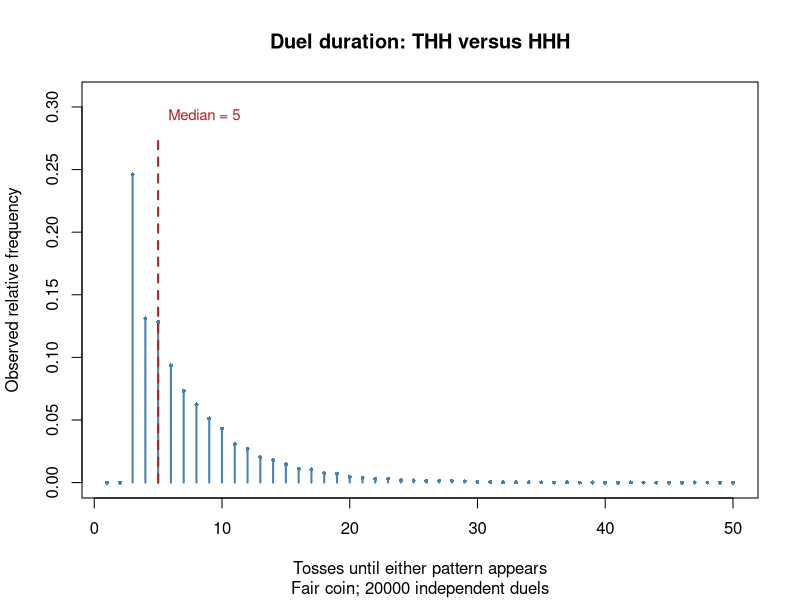
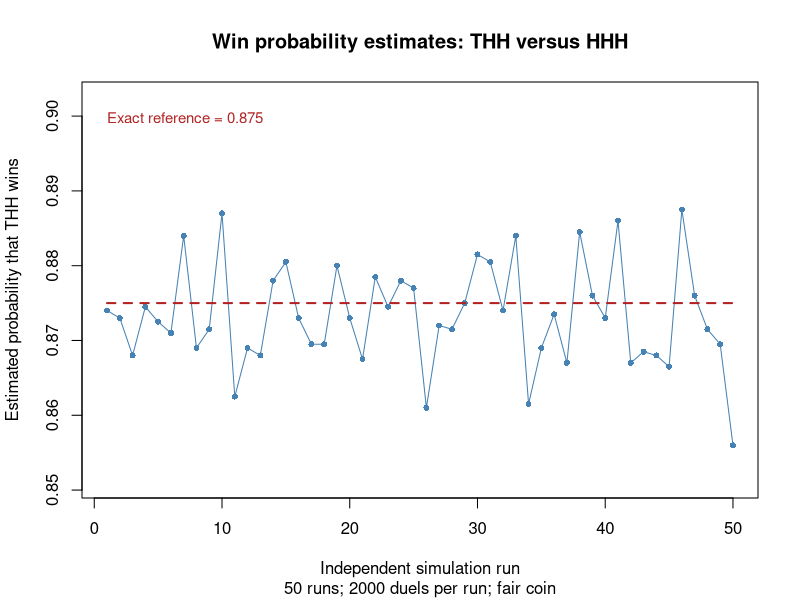

These figures' R source, in order:
#Group members:
#Ruiqi Wang s2930743
#Zirui Guo s2948295
#Tong Shen s2939003
#
#Contributions:
#Tong Shen (33.3%): Implemented Tasks 1-3.
#Ruiqi Wang (33.3%): Implemented Task 4-5.
#Tong Shen (33.3%): Implemented Task 6-7.
#All members contributed to the GitHub repository setup, code review, and debugging.
#
# Sequence duels and the perils of independence
#
# Heads is 1 and tails is 0. The chance of heads is p.
# Each toss is independent of the other tosses.
# Two players watch the same sequence and choose different patterns.
# Their patterns have the same length. The first completed pattern wins.
#
# This program finds patterns, simulates duels, and calculates waiting times.
# It compares all patterns of length three and finds best replies and cycles.
# It also makes two plots and repeats the experiments for biased coins.
#
# Only base R is needed. All functions are defined before the experiments.
# The plots are saved in sequence_duels.pdf in the current working directory.

# In several runuings, total running time is around 7s.

check_pattern <- function(a) {
  # Purpose: check that a pattern is a non-empty binary vector.
  # Inputs: a, the pattern to check.
  # Output: invisible NULL, or an error message.
  # Approach: check the type, length, missing values, and allowed values.
  
  if (!(is.numeric(a) || is.logical(a)) || !is.null(dim(a)) ||
      length(a) == 0 || anyNA(a) || any(!(a %in% c(0, 1)))) {
    stop("A pattern must be a non-empty vector containing only 0 and 1.")
  }
  invisible(NULL)
}


firsthit <- function(x, a) {
  # Purpose: find the first complete match of a in x.
  # Inputs: x, a binary vector which may be empty; a, a non-empty pattern.
  # Output: the end position of the first match, or NA_integer_.
  # Approach: move a window through x and stop at its first full match.
  
  check_pattern(a)
  if (!(is.numeric(x) || is.logical(x)) || !is.null(dim(x)) ||
      anyNA(x) || any(!(x %in% c(0, 1)))) {
    stop("x must be a vector containing only 0 and 1.")
  }
  k <- length(a)
  
  # A short sequence cannot contain a full pattern.
  if (length(x) < k) return(NA_integer_)
  
  # last is the end of the window, not its start.
  for (last in seq.int(k, length(x))) {
    if (all(x[(last - k + 1):last] == a)) return(last)
  }
  NA_integer_
}


check_simulation <- function(p, nreps) {
  # Purpose: check the probability and the number of experiments.
  # Inputs: p, the heads probability; nreps, the number of experiments.
  # Output: invisible NULL, or an error message.
  # Approach: allow a finite probability and a positive integer count.
  
  if (!is.numeric(p) || length(p) != 1 || !is.finite(p) ||
      p <= 0 || p >= 1) {
    stop("p must be a single probability strictly between 0 and 1.")
  }
  if (!is.numeric(nreps) || length(nreps) != 1 || !is.finite(nreps) ||
      nreps < 1 || nreps != floor(nreps)) {
    stop("nreps must be a positive integer.")
  }
  invisible(NULL)
}


simulate_hits <- function(a, b = NULL, p = 0.5, nreps = 1) {
  # Purpose: simulate pattern matches for many independent experiments.
  # Inputs: pattern a, optional pattern b, probability p, and nreps.
  # Output: a matrix with columns winner and tosses.
  # Approach: generate blocks of tosses and continue unfinished rows.
  #
  # Each row is one experiment. Both patterns use the same row.
  # Winner is 1 for a and 0 for b.
  # With no b, the function waits only for a and winner is always 1.
  
  check_pattern(a)
  check_simulation(p, nreps)
  if (!is.null(b)) {
    check_pattern(b)
    if (length(a) != length(b) || all(a == b)) {
      stop("Duel patterns must be distinct and have the same length.")
    }
  }
  
  k <- length(a)
  block_size <- 32L
  result <- matrix(NA_integer_, nrow = nreps, ncol = 2,
                   dimnames = list(NULL, c("winner", "tosses")))
  
  # Keep the original row numbers when finished rows are removed.
  active <- seq_len(nreps)
  
  # The first history is padding, not real tosses.
  # When k is 1, this matrix has zero columns.
  history <- matrix(0L, nrow = nreps, ncol = k - 1)
  elapsed <- 0L
  
  # There is no fixed total length.
  # Each experiment continues until a pattern really appears.
  while (length(active) > 0) {
    tosses <- matrix(rbinom(length(active) * block_size, size = 1, prob = p),
                     nrow = length(active), ncol = block_size)
    
    # A pattern may start in an old block and finish in the new block.
    # Keeping k-1 previous tosses allows these matches.
    buffer <- cbind(history, tosses)
    match_a <- matrix(TRUE, nrow = length(active), ncol = block_size)
    match_b <- matrix(!is.null(b), nrow = length(active), ncol = block_size)
    
    # Each column describes a possible pattern ending in the new block.
    # All positions must match before a full window is accepted.
    for (j in seq_len(k)) {
      window_toss <- buffer[, j:(j + block_size - 1), drop = FALSE]
      match_a <- match_a & window_toss == a[j]
      if (!is.null(b)) match_b <- match_b & window_toss == b[j]
    }
    matches <- match_a | match_b
    
    # Do not count a window that still uses the initial padding.
    # This also works when the pattern is longer than one block.
    incomplete <- min(block_size, k - 1 - elapsed)
    if (incomplete > 0) matches[, seq_len(incomplete)] <- FALSE
    
    # TRUE is larger than FALSE, so its first maximum is the first hit.
    # A row with no TRUE still has a maximum. Check the selected value.
    first <- max.col(matches, ties.method = "first")
    finished <- matches[cbind(seq_len(length(active)), first)]
    hit <- which(finished)
    if (length(hit) > 0) {
      result[active[hit], "winner"] <-
        as.integer(match_a[cbind(hit, first[hit])])
      result[active[hit], "tosses"] <- elapsed + first[hit]
    }
    
    # Keep the last k-1 values only for unfinished experiments.
    # drop = FALSE keeps a matrix when only one row remains.
    # seq_len(0) gives zero history columns when k is 1.
    history <- buffer[!finished, block_size + seq_len(k - 1), drop = FALSE]
    active <- active[!finished]
    elapsed <- elapsed + block_size
  }
  result
}


duel <- function(a, b, p = 0.5) {
  # Purpose: run one duel between two patterns.
  # Inputs: different equal-length patterns a and b, and probability p.
  # Output: a named vector containing winner and tosses.
  # Approach: take one row from the shared simulation function.
  
  simulate_hits(a, b, p, nreps = 1)[1, ]
}


pwin <- function(a, b, p = 0.5, nreps = 10000) {
  # Purpose: estimate the chance that a wins against b.
  # Inputs: different equal-length patterns a and b, p, and nreps.
  # Output: the estimated probability that a wins.
  # Approach: average the winner values from the shared simulator.
  
  results <- simulate_hits(a, b, p, nreps)
  mean(results[, "winner"])
}


ewait <- function(a, p = 0.5) {
  # Purpose: calculate the exact mean waiting time for one pattern.
  # Inputs: pattern a and heads probability p.
  # Output: the expected number of tosses until a first appears.
  # Approach: compare each prefix with the suffix of the same length.
  # For every match, add the inverse of the prefix probability.
  # This function uses no random numbers.
  
  check_pattern(a)
  check_simulation(p, 1)
  k <- length(a)
  expected <- 0
  
  # An overlap allows the end of one copy to help start another copy.
  for (j in seq_len(k)) {
    prefix <- a[seq_len(j)]
    suffix <- a[(k - j + 1):k]
    if (all(prefix == suffix)) {
      heads <- sum(prefix)
      probability <- p^heads * (1 - p)^(j - heads)
      expected <- expected + 1 / probability
    }
  }
  
  # The full pattern always matches itself, so j = k is included.
  expected
}


all_patterns <- function(k = 3) {
  # Purpose: make all binary patterns of length k.
  # Inputs: k, a positive integer.
  # Output: a matrix with one pattern per row and H/T row names.
  # Approach: read binary digits from the integers 0 to 2^k - 1.
  #
  # For k = 3, the row order is:
  # TTT, TTH, THT, THH, HTT, HTH, HHT, HHH.
  
  if (!is.numeric(k) || length(k) != 1 || !is.finite(k) ||
      k < 1 || k != floor(k)) {
    stop("k must be a positive integer.")
  }
  patterns <- matrix(0L, nrow = 2^k, ncol = k)
  ids <- 0:(2^k - 1)
  labels <- rep("", nrow(patterns))
  
  # Read the largest binary place first to keep the required order.
  for (j in seq_len(k)) {
    patterns[, j] <- (ids %/% 2^(k - j)) %% 2
    labels <- paste0(labels, ifelse(patterns[, j] == 1, "H", "T"))
  }
  rownames(patterns) <- labels
  patterns
}


pmat <- function(k = 3, p = 0.5, nreps = 10000) {
  # Purpose: estimate the win probability for every pair of patterns.
  # Inputs: pattern length k, heads probability p, and nreps per pair.
  # Output: a win matrix P with H/T row names and column names.
  # Approach: simulate each pair once and use the opposite result.
  #
  # P[i, j] is the chance that row pattern i beats column pattern j.
  # A pattern does not play itself, so the diagonal stays NA.
  
  check_simulation(p, nreps)
  patterns <- all_patterns(k)
  n <- nrow(patterns)
  P <- matrix(NA_real_, nrow = n, ncol = n,
              dimnames = list(rownames(patterns), rownames(patterns)))
  
  # Different equal-length patterns cannot finish on the same toss.
  # Their two win probabilities therefore add to one.
  for (i in seq_len(n - 1)) {
    for (j in seq.int(i + 1, n)) {
      P[i, j] <- pwin(patterns[i, ], patterns[j, ], p, nreps)
      P[j, i] <- 1 - P[i, j]
    }
  }
  P
}


best_replies <- function(P) {
  # Purpose: find a best reply to each opponent.
  # Inputs: a win probability matrix P.
  # Output: a table of opponents, replies, and estimated probabilities.
  # Approach: find the largest probability in each opponent's column.
  #
  # which.max ignores the diagonal NA.
  # If estimates tie, the first row with that value is selected.
  
  reply <- integer(ncol(P))
  for (j in seq_len(ncol(P))) reply[j] <- which.max(P[, j])
  data.frame(
    opponent = colnames(P),
    best_reply = rownames(P)[reply],
    win_probability = round(P[cbind(reply, seq_len(ncol(P)))], 4),
    row.names = NULL
  )
}


balanced_pairs <- function(P, tolerance = 0.02) {
  # Purpose: find pairs with estimated chances close to one half.
  # Inputs: win matrix P and the allowed distance from 0.5.
  # Output: a table containing each selected pair once.
  # Approach: check only the upper triangle of P.
  #
  # This rule finds approximate balance in the simulation.
  # It does not prove that the exact probability is 0.5.
  
  pairs <- which(upper.tri(P) & abs(P - 0.5) <= tolerance, arr.ind = TRUE)
  data.frame(
    pattern_a = rownames(P)[pairs[, 1]],
    pattern_b = colnames(P)[pairs[, 2]],
    probability_a_wins = round(P[pairs], 4),
    row.names = NULL
  )
}


find_cycle <- function(P, margin = 0.05) {
  # Purpose: find a shortest cycle of clear wins.
  # Inputs: win matrix P and a margin above 0.5.
  # Output: node numbers for a closed cycle, or integer(0).
  # Approach: use breadth-first search from every start node.
  #
  # An arrow goes from a winner to the opponent it beats.
  # The default rule needs an estimated probability above 0.55.
  # The cycle length is found by the search, not chosen in advance.
  
  n <- nrow(P)
  shortest <- integer(0)
  for (start in seq_len(n)) {
    queue <- start
    
    # An NA parent means that the node has not been visited.
    # The start is already visited and must not enter the queue again.
    parent <- rep(NA_integer_, n)
    parent[start] <- 0L
    position <- 1L
    
    while (position <= length(queue)) {
      current <- queue[position]
      position <- position + 1L
      neighbours <- which(P[current, ] > 0.5 + margin)
      
      # The queue visits shorter paths first.
      # An edge back to start closes a shortest cycle for this start.
      if (current != start && start %in% neighbours) {
        path <- current
        while (path[1] != start) path <- c(parent[path[1]], path)
        path <- c(path, start)
        if (length(shortest) == 0 || length(path) < length(shortest)) {
          shortest <- path
        }
        break
      }
      
      # Each node gets a parent only once.
      # Internal nodes in the final path therefore do not repeat.
      for (next_node in neighbours) {
        if (is.na(parent[next_node])) {
          parent[next_node] <- current
          queue <- c(queue, next_node)
        }
      }
    }
  }
  shortest
}


show_cycle <- function(P, margin = 0.05) {
  # Purpose: print a shortest cycle and its edge probabilities.
  # Inputs: win matrix P and a margin above 0.5.
  # Output: printed results and invisible NULL.
  # Approach: call find_cycle and read the selected edges from P.
  
  cycle <- find_cycle(P, margin)
  if (length(cycle) == 0) {
    cat("No cycle detected with every win probability above", 0.5 + margin, "\n")
    return(invisible(NULL))
  }
  cat("Shortest detected cycle:",
      paste(rownames(P)[cycle], collapse = " -> "), "\n")
  
  # The last node repeats the first node to close the path.
  from <- head(cycle, -1)
  to <- tail(cycle, -1)
  print(data.frame(
    winner = rownames(P)[from], opponent = colnames(P)[to],
    win_probability = round(P[cbind(from, to)], 4), row.names = NULL
  ))
  invisible(NULL)
}


same_wait_example <- function(P, waits) {
  # Purpose: find equal waiting times with different duel chances.
  # Inputs: win matrix P and exact waiting times in matching row order.
  # Output: one comparison row, or NULL if no equal waits exist.
  # Approach: find equal waits and select the largest win gap.
  #
  # A small tolerance allows for numerical rounding.
  
  difference <- abs(outer(waits, waits, "-"))
  pairs <- which(upper.tri(P) & difference < 1e-10, arr.ind = TRUE)
  if (nrow(pairs) == 0) return(NULL)
  pair <- pairs[which.max(abs(P[pairs] - 0.5)), ]
  
  # Put the estimated winner first in the table.
  if (P[pair[1], pair[2]] < 0.5) pair <- rev(pair)
  data.frame(
    winner = rownames(P)[pair[1]], opponent = colnames(P)[pair[2]],
    expected_wait_both = waits[pair[1]],
    win_probability = round(P[pair[1], pair[2]], 4), row.names = NULL
  )
}


coin_summary <- function(P, p, reference) {
  # Purpose: compare one coin with the fair-coin results.
  # Inputs: win matrix P, probability p, and a reference win matrix.
  # Output: one row with reply changes, win range, and cycle length.
  # Approach: use the best reply and cycle functions on the results.
  
  replies <- best_replies(P)
  reference_replies <- best_replies(reference)
  cycle <- find_cycle(P)
  
  # Use unrounded probabilities to calculate the range.
  best_probabilities <- numeric(ncol(P))
  for (j in seq_len(ncol(P))) {
    best_probabilities[j] <- max(P[, j], na.rm = TRUE)
  }
  
  # NA means no cycle was found at the chosen cutoff.
  cycle_length <- if (length(cycle) == 0) NA_integer_ else length(cycle) - 1L
  
  data.frame(
    p = p,
    changed_replies = sum(replies$best_reply != reference_replies$best_reply),
    lowest_best_win = round(min(best_probabilities), 4),
    highest_best_win = round(max(best_probabilities), 4),
    shortest_cycle_edges = cycle_length,
    row.names = NULL
  )
}


# All experiments start here.
# Set the seed once. Later experiments use new random numbers.
run_start <- proc.time()[["elapsed"]]
set.seed(27)

# These examples can be checked by hand.
# The last sequence has two matches, but only the first end is returned.
examples <- data.frame(
  stream = c("HTTHTHH", "TTTT", "HT", "HTHTH"),
  pattern = rep("HTH", 4), expected = c(6, NA, NA, 3),
  observed = c(firsthit(c(1, 0, 0, 1, 0, 1, 1), c(1, 0, 1)),
               firsthit(c(0, 0, 0, 0), c(1, 0, 1)),
               firsthit(c(1, 0), c(1, 0, 1)),
               firsthit(c(1, 0, 1, 0, 1), c(1, 0, 1)))
)
cat("\nFirst occurrence examples\n")
print(examples)

# Both patterns use the same tosses in each experiment.
cat("\nOne shared‑stream duel: HTH versus THH\n")
print(duel(c(1, 0, 1), c(0, 1, 1)))
cat("Estimated P(HTH beats THH):", pwin(c(1, 0, 1), c(0, 1, 1)), "\n")

# Compare exact waiting times with simulated waiting times.
# The last example uses a biased coin.
wait_patterns <- list(c(1, 1), c(0, 0), c(1, 0), c(0, 1),
                      c(1, 0, 1), c(1, 0, 1))
wait_p <- c(0.5, 0.5, 0.5, 0.5, 0.5, 0.5, 0.7)[c(1, 2, 3, 4, 5, 7)]
wait_comparison <- data.frame(
  pattern = c("HH", "TT", "HT", "TH", "HTH", "HTH"),
  p = wait_p, exact = NA_real_, simulated_mean = NA_real_, mc_se = NA_real_
)
for (i in seq_along(wait_patterns)) {
  waiting <- simulate_hits(wait_patterns[[i]], p = wait_p[i],
                           nreps = 20000)[, "tosses"]
  wait_comparison$exact[i] <- ewait(wait_patterns[[i]], wait_p[i])
  wait_comparison$simulated_mean[i] <- mean(waiting)
  
  # This is the Monte Carlo standard error of the estimated mean.
  # It is different from the standard deviation of one waiting time.
  wait_comparison$mc_se[i] <- sd(waiting) / sqrt(length(waiting))
}
cat("\nExact isolated waits and Monte Carlo estimates (20000 streams each)\n")
print(wait_comparison, digits = 4)

# Simulate each unordered pair once for the fair coin.
patterns <- all_patterns(3)
P_fair <- pmat(k = 3, p = 0.5, nreps = 10000)

cat("\n5(a) Best replies: fair coin, 10000 duels per pair\n")
print(best_replies(P_fair))

# The selected pairs have estimates between 0.48 and 0.52.
# Another simulation may move a pair across this boundary.
cat("\n5(b) Approximately balanced pairs (0.48 ~ 0.52 win prob)\n")
print(balanced_pairs(P_fair))
cat("\n5(b) Shortest non‑transitive cycle:\n")
show_cycle(P_fair)

# Waiting time describes each pattern alone.
# Mean win probability describes a uniformly chosen other opponent.
waits <- numeric(nrow(patterns))
for (i in seq_len(nrow(patterns))) waits[i] <- ewait(patterns[i, ])
ranking <- data.frame(
  pattern = rownames(patterns), expected_wait = waits,
  mean_win_probability = rowMeans(P_fair, na.rm = TRUE), row.names = NULL
)
cat("\n5(c) Isolated waiting‑time order versus mean head‑to‑head win probability\n")
print(ranking[order(ranking$expected_wait), ], digits = 4, row.names = FALSE)
cat("\n5(c) Example: same expected wait but unequal duel performance\n")
print(same_wait_example(P_fair, waits))

# An empty search sequence is allowed.
cat("\nEmpty sequence example: firsthit(integer(0), c(1, 0, 1)) = ")
print(firsthit(integer(0), c(1, 0, 1)))

# Add position names to the pattern matrix used in the experiments.
colnames(patterns) <- paste0("position_", seq_len(ncol(patterns)))

cat("\nInterpretation\n")
cat("P[i, j] estimates the chance that row i beats column j.\n")
cat("Mean win probability uses a uniformly chosen opponent from the other patterns.\n")
cat("It does not give a ranking that holds against every opponent.\n")

# Independent tosses do not mean independent pattern waiting times.
# Both waiting times use the same sequence.
# A pattern's ending may also help another pattern start.
# These links affect winning chances, even when mean waits are equal.
cat("Independent tosses do not make the two pattern waiting times independent.\n")
cat("Shared tosses and prefix-suffix links affect the duel result.\n")

# A clear win needs an estimate above 0.55.
# Near-balanced pairs give no edge under this rule.
# Missing edges can block short cycles.
# Near ties alone do not prove that every short cycle is absent.
cat("Cycle cutoff: every arrow needs an estimated win probability above 0.55.\n")
cat("Near-balanced pairs give no edge at this cutoff and can block short cycles.\n")
cat("The shortest cycle is found in the estimated graph; it is not a mathematical proof.\n")

# Opposite probabilities add to one.
# Therefore, two opposite edges cannot both have probability above 0.55.
cat("Two-node cycles are impossible because opposite probabilities add to one.\n")


# Use the same pattern pair in both plots.
plot_a <- c(0, 1, 1)
plot_b <- c(1, 1, 1)
plot_nreps <- 20000L

# tosses measures the time until either pattern wins.
# It is not the waiting time for THH alone.
plot_results <- simulate_hits(
  plot_a, plot_b, p = 0.5, nreps = plot_nreps
)
duel_tosses <- plot_results[, "tosses"]

# Keep values with zero counts so the time axis stays complete.
toss_values <- seq_len(max(duel_tosses))
frequencies <- tabulate(
  duel_tosses, nbins = max(duel_tosses)
) / plot_nreps
median_tosses <- median(duel_tosses)

# Run 50 separate estimates without resetting the seed.
estimate_runs <- 50L
estimate_nreps <- 2000L
win_estimates <- numeric(estimate_runs)
for (i in seq_len(estimate_runs)) {
  win_estimates[i] <- pwin(
    plot_a, plot_b, p = 0.5, nreps = estimate_nreps
  )
}

# HHH wins only if the first three tosses are all H.
# After any T, three H complete THH before they complete HHH.
# The exact fair-coin chance that THH wins is therefore 1 - 0.5^3.
exact_reference <- 1 - 0.5^3


# Leave clear space above the data for the median label.
frequency_top <- max(frequencies) * 1.25
plot(
  toss_values, frequencies,
  type = "h",
  lwd = 2,
  col = "steelblue",
  ylim = c(0, frequency_top),
  xlab = "Tosses until either pattern appears",
  ylab = "Observed relative frequency",
  main = "Duel duration: THH versus HHH",
  sub = paste("Fair coin;", plot_nreps, "independent duels")
)

# Small points help show the lower frequencies.
lines(
  toss_values, frequencies,
  type = "p",
  pch = 16,
  cex = 0.55,
  col = "steelblue"
)

# Mark the median with a vertical line.
lines(
  c(median_tosses, median_tosses),
  c(0, frequency_top * 0.90),
  col = "firebrick",
  lty = 2,
  lwd = 2
)
text(
  median_tosses,
  frequency_top * 0.95,
  labels = paste("Median =", median_tosses),
  pos = 4,
  cex = 0.9,
  col = "firebrick"
)

# Leave space above the estimates for the exact reference label.
estimate_range <- range(c(win_estimates, exact_reference))
estimate_limits <- c(
  estimate_range[1] - 0.005,
  estimate_range[2] + 0.015
)

plot(
  seq_len(estimate_runs), win_estimates,
  type = "p",
  pch = 16,
  cex = 0.8,
  col = "steelblue",
  ylim = estimate_limits,
  xlab = "Independent simulation run",
  ylab = "Estimated probability that THH wins",
  main = "Win probability estimates: THH versus HHH",
  sub = paste(
    estimate_runs, "runs;",
    estimate_nreps, "duels per run; fair coin"
  )
)
lines(
  seq_len(estimate_runs), win_estimates,
  col = "steelblue",
  lwd = 1
)
lines(
  c(1, estimate_runs),
  c(exact_reference, exact_reference),
  col = "firebrick",
  lty = 2,
  lwd = 2
)
text(
  1,
  estimate_limits[2] - 0.002,
  labels = paste("Exact reference =", exact_reference),
  adj = c(0, 1),
  col = "firebrick",
  cex = 0.9
)


cat("\nPlot experiment summary\n")
print(data.frame(
  comparison = "THH versus HHH",
  duration_duels = plot_nreps,
  median_tosses = median_tosses,
  estimate_runs = estimate_runs,
  duels_per_run = estimate_nreps,
  mean_estimated_win = round(mean(win_estimates), 4),
  sd_of_estimates = round(sd(win_estimates), 4),
  exact_win_probability = exact_reference,
  row.names = NULL
))
cat("Exact reference: HHH wins only when the first three tosses are HHH.\n")
cat("Two plot pages saved to sequence_duels.pdf.\n")


# Repeat the pair comparisons for two biased coins.
# Keep the same sample size and cycle cutoff.
P_low <- pmat(k = 3, p = 0.25, nreps = 10000)
P_high <- pmat(k = 3, p = 0.7, nreps = 10000)

biased_matrices <- list(P_low, P_high)
biased_probabilities <- c(0.25, 0.7)

for (i in seq_along(biased_matrices)) {
  cat(
    "\nBest replies: p =", biased_probabilities[i],
    "; 10000 duels per pair\n"
  )
  print(best_replies(biased_matrices[[i]]))
  
  # Reuse the same cycle search for each coin.
  cat("Cycle search with estimated win probabilities above 0.55\n")
  show_cycle(biased_matrices[[i]])
}

# Compare actual results after all three matrices have been simulated.
# The table shows changed replies, best win chances, and cycle lengths.
# No result is assumed before running the experiments.
bias_summary <- rbind(
  coin_summary(P_fair, 0.5, P_fair),
  coin_summary(P_low, 0.25, P_fair),
  coin_summary(P_high, 0.7, P_fair)
)

cat("\nComparison of fair and biased coins\n")
print(bias_summary, row.names = FALSE)

# Describe reply changes using the values from this run.
# Close estimated probabilities may select different replies in another run.
for (i in 2:nrow(bias_summary)) {
  cat(
    "At p =", bias_summary$p[i], ",",
    bias_summary$changed_replies[i],
    "of 8 estimated best replies differ from the fair-coin run.\n"
  )
}

# Compare cycle lengths only when the searches found cycles.
# A shorter cycle here means a shorter cycle in the estimated graph.
fair_cycle_length <- bias_summary$shortest_cycle_edges[1]

for (i in 2:nrow(bias_summary)) {
  biased_cycle_length <- bias_summary$shortest_cycle_edges[i]
  
  if (is.na(biased_cycle_length)) {
    cat(
      "At p =", bias_summary$p[i],
      ", no cycle was found above the 0.55 cutoff.\n"
    )
  } else if (is.na(fair_cycle_length)) {
    cat(
      "At p =", bias_summary$p[i],
      ", the shortest detected cycle has",
      biased_cycle_length,
      "edges; no fair-coin cycle was found.\n"
    )
  } else {
    cycle_change <- if (biased_cycle_length < fair_cycle_length) {
      "shorter than"
    } else if (biased_cycle_length > fair_cycle_length) {
      "longer than"
    } else {
      "the same length as"
    }
    
    cat(
      "At p =", bias_summary$p[i],
      ", the shortest detected cycle has",
      biased_cycle_length,
      "edges and is", cycle_change,
      "the fair-coin result.\n"
    )
  }
}

# Coin bias changes the probabilities of pattern prefixes.
# The tables show how reply choices and win chances change in this run.
# These simulated comparisons do not prove exact best replies or cycles.
cat("Reply and cycle comparisons use simulated probabilities and the same cutoff.\n")

# Include simulation, printing, and plotting in the total running time.
run_elapsed <- proc.time()[["elapsed"]] - run_start
cat(sprintf("\nTotal running time: %.2f seconds\n", run_elapsed))
